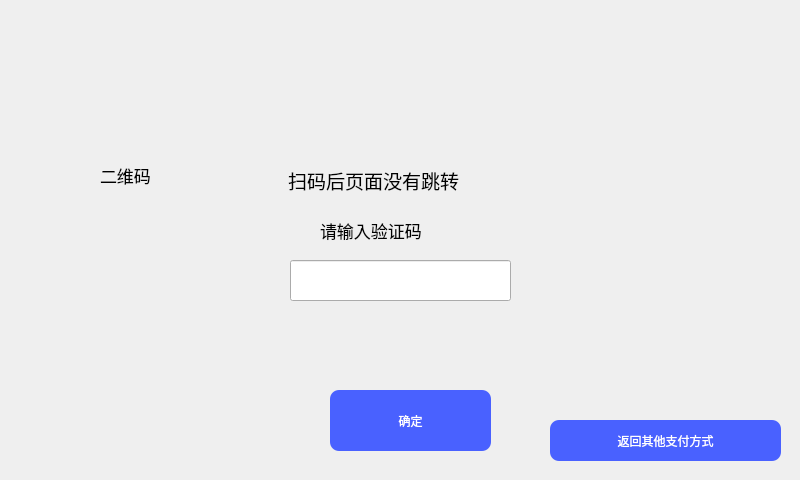
<?xml version="1.0" encoding="UTF-8"?>
<ui version="4.0">
 <class>QR_code</class>
 <widget class="QWidget" name="QR_code">
  <property name="geometry">
   <rect>
    <x>0</x>
    <y>0</y>
    <width>800</width>
    <height>480</height>
   </rect>
  </property>
  <property name="windowTitle">
   <string>Form</string>
  </property>
  <widget class="QPushButton" name="back_but">
   <property name="geometry">
    <rect>
     <x>0</x>
     <y>0</y>
     <width>191</width>
     <height>63</height>
    </rect>
   </property>
   <property name="styleSheet">
    <string notr="true">background: transparent;</string>
   </property>
   <property name="text">
    <string/>
   </property>
   <property name="flat">
    <bool>true</bool>
   </property>
  </widget>
  <widget class="QLabel" name="label">
   <property name="geometry">
    <rect>
     <x>0</x>
     <y>0</y>
     <width>800</width>
     <height>480</height>
    </rect>
   </property>
   <property name="styleSheet">
    <string notr="true">background-image:url(:/img/images/Main.png);</string>
   </property>
   <property name="text">
    <string/>
   </property>
  </widget>
  <widget class="QLabel" name="logo">
   <property name="geometry">
    <rect>
     <x>600</x>
     <y>0</y>
     <width>191</width>
     <height>71</height>
    </rect>
   </property>
   <property name="autoFillBackground">
    <bool>false</bool>
   </property>
   <property name="styleSheet">
    <string notr="true">background-image: url(:/img/images/serial_logo.png)</string>
   </property>
   <property name="text">
    <string/>
   </property>
  </widget>
  <widget class="QLabel" name="label_QR">
   <property name="geometry">
    <rect>
     <x>100</x>
     <y>200</y>
     <width>150</width>
     <height>150</height>
    </rect>
   </property>
   <property name="text">
    <string/>
   </property>
  </widget>
  <widget class="QLabel" name="label_2">
   <property name="geometry">
    <rect>
     <x>100</x>
     <y>160</y>
     <width>61</width>
     <height>31</height>
    </rect>
   </property>
   <property name="font">
    <font>
     <pointsize>13</pointsize>
    </font>
   </property>
   <property name="text">
    <string>二维码</string>
   </property>
  </widget>
  <widget class="QLabel" name="label_3">
   <property name="geometry">
    <rect>
     <x>288</x>
     <y>165</y>
     <width>171</width>
     <height>31</height>
    </rect>
   </property>
   <property name="font">
    <font>
     <pointsize>14</pointsize>
    </font>
   </property>
   <property name="text">
    <string>扫码后页面没有跳转</string>
   </property>
  </widget>
  <widget class="QLabel" name="label_4">
   <property name="geometry">
    <rect>
     <x>320</x>
     <y>215</y>
     <width>121</width>
     <height>31</height>
    </rect>
   </property>
   <property name="font">
    <font>
     <pointsize>13</pointsize>
    </font>
   </property>
   <property name="text">
    <string>请输入验证码</string>
   </property>
  </widget>
  <widget class="QLineEdit" name="lineEdit">
   <property name="geometry">
    <rect>
     <x>290</x>
     <y>260</y>
     <width>221</width>
     <height>41</height>
    </rect>
   </property>
  </widget>
  <widget class="QPushButton" name="pushButton">
   <property name="geometry">
    <rect>
     <x>330</x>
     <y>390</y>
     <width>161</width>
     <height>61</height>
    </rect>
   </property>
   <property name="styleSheet">
    <string notr="true">background-color: rgb(73, 97, 255); border-radius: 9px; color: rgb(255, 255, 255);</string>
   </property>
   <property name="text">
    <string>确定</string>
   </property>
   <property name="flat">
    <bool>false</bool>
   </property>
  </widget>
  <widget class="QPushButton" name="pushButton_2">
   <property name="geometry">
    <rect>
     <x>550</x>
     <y>420</y>
     <width>231</width>
     <height>41</height>
    </rect>
   </property>
   <property name="styleSheet">
    <string notr="true">background-color: rgb(73, 97, 255); border-radius: 9px; color: rgb(255, 255, 255);</string>
   </property>
   <property name="text">
    <string>返回其他支付方式</string>
   </property>
   <property name="flat">
    <bool>false</bool>
   </property>
  </widget>
  <zorder>label</zorder>
  <zorder>back_but</zorder>
  <zorder>logo</zorder>
  <zorder>label_QR</zorder>
  <zorder>label_2</zorder>
  <zorder>label_3</zorder>
  <zorder>label_4</zorder>
  <zorder>lineEdit</zorder>
  <zorder>pushButton</zorder>
  <zorder>pushButton_2</zorder>
 </widget>
 <resources/>
 <connections/>
</ui>
